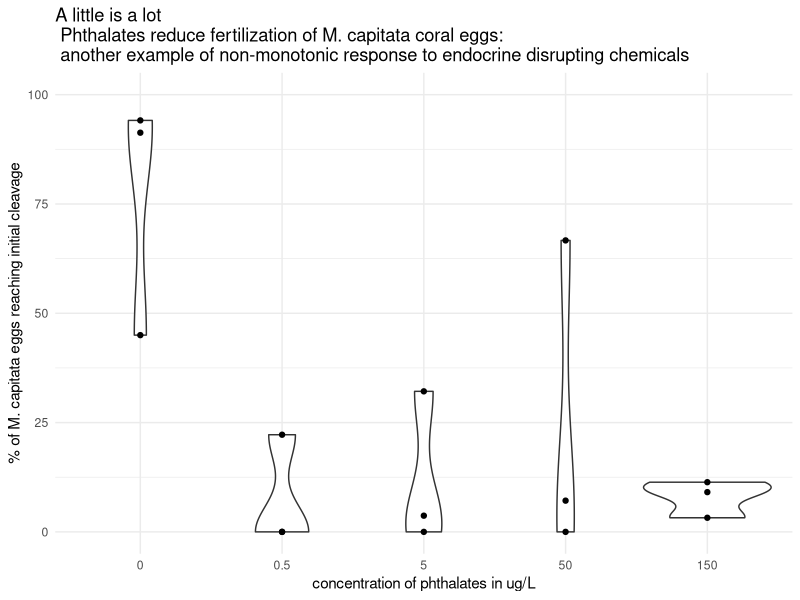
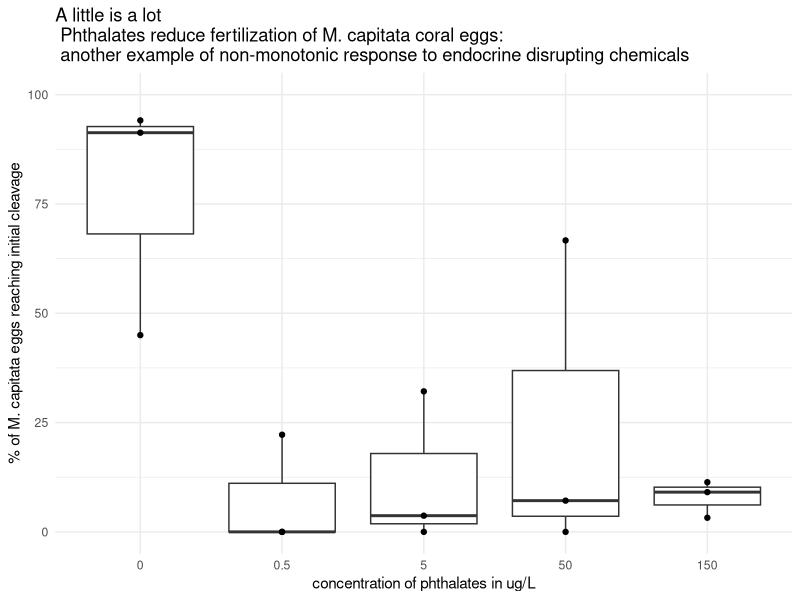

Source code (R) for these figures, in order:
# load packages
library(tidyverse)
library(ggplot2)
library(viridis)

# set working directory
setwd("C:/Users/ssdon/OneDrive/Documents/himb-summer22")

# import data
cleavage <- read_csv(file="cleavage.csv")

# filter for just wild crossed bundles 
wild.cleavage <- filter(cleavage, colony_a == "wild", colony_b == "wild")

# violin plot on continuous x axis 
ggplot(wild.cleavage, aes(x=factor(pae_ugL), 
                     y=percent_response)) +
  labs(title = 'A little is a lot \n Phthalates reduce fertilization of M. capitata coral eggs: \n another example of non-monotonic response to endocrine disrupting chemicals') +
  xlab('concentration of phthalates in ug/L') +
  ylab('% of M. capitata eggs reaching initial cleavage') +
  ylim(0, 100) +
  geom_violin() +
  geom_point() +
  theme_minimal() +
  theme(legend.position = "bottom")

# box plot on continuous x axis 
ggplot(wild.cleavage, aes(x=factor(pae_ugL), 
                          y=percent_response)) +
  labs(title = 'A little is a lot \n Phthalates reduce fertilization of M. capitata coral eggs: \n another example of non-monotonic response to endocrine disrupting chemicals') +
  xlab('concentration of phthalates in ug/L') +
  ylab('% of M. capitata eggs reaching initial cleavage') +
  ylim(0, 100) +
  geom_boxplot() +
  geom_point() +
  theme_minimal() +
  theme(legend.position = "bottom")

# ANOVA
# Compute the analysis of variance
res.aov <- aov(percent_response ~ treatment, data = wild.cleavage)
# Summary of the analysis
summary(res.aov)

TukeyHSD(res.aov)
